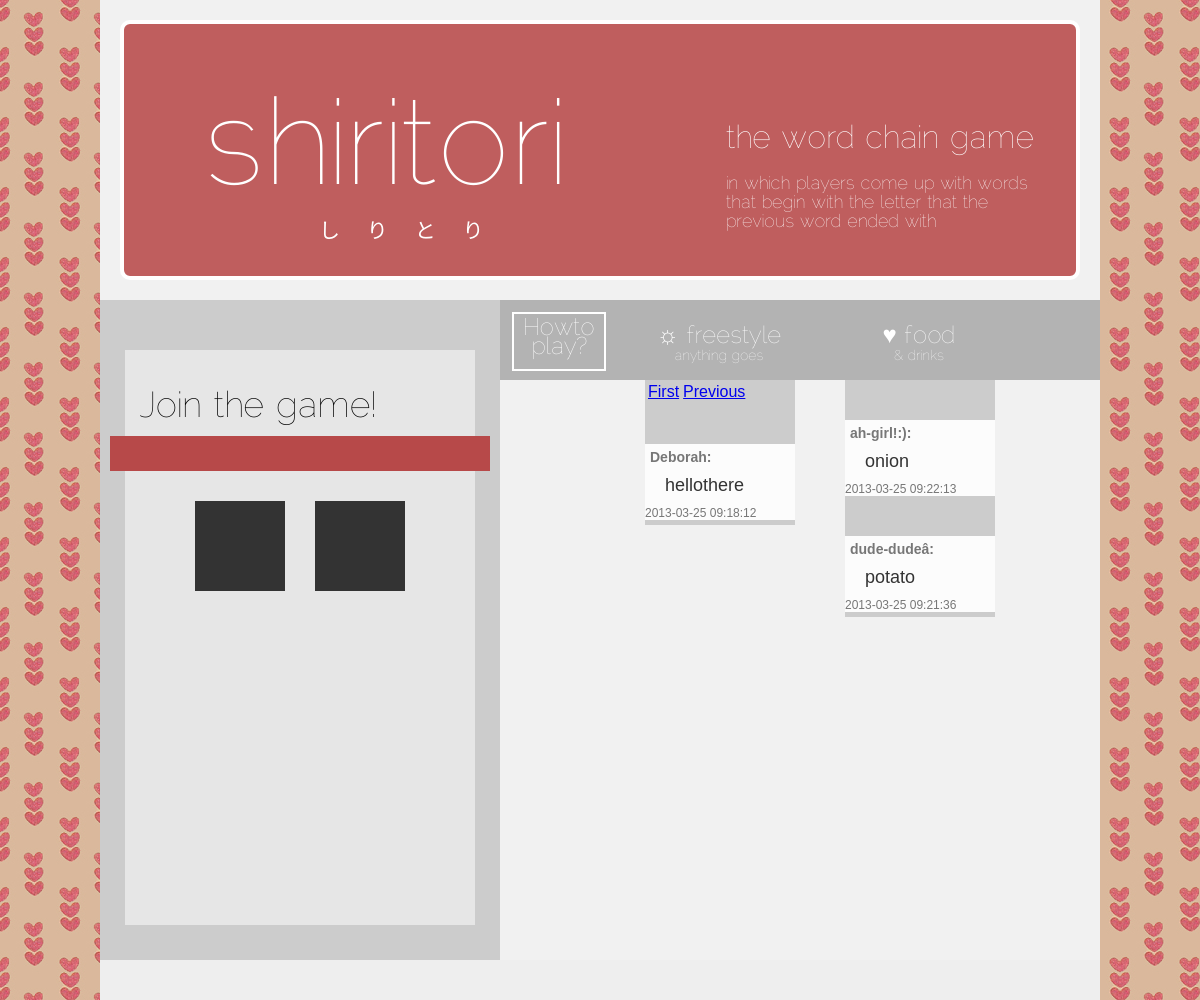
/index.php?pageNum_Recordset1=1&totalRows_Recordset1=4, run on the app's committed database.
### tables this page shows
CREATE TABLE IF NOT EXISTS `entry` (
  `id` int(11) NOT NULL AUTO_INCREMENT,
  `name` varchar(10) NOT NULL,
  `message` varchar(25) NOT NULL,
  `ctimestamp` timestamp NOT NULL DEFAULT CURRENT_TIMESTAMP ON UPDATE CURRENT_TIMESTAMP,
  `alphabet` char(1) DEFAULT NULL,
  PRIMARY KEY (`id`)
);

CREATE TABLE IF NOT EXISTS `entryfood` (
  `id` int(11) NOT NULL AUTO_INCREMENT,
  `name` varchar(10) NOT NULL,
  `message` varchar(25) NOT NULL,
  `ctimestamp` timestamp NOT NULL DEFAULT CURRENT_TIMESTAMP ON UPDATE CURRENT_TIMESTAMP,
  `alphabet` char(1) DEFAULT NULL,
  PRIMARY KEY (`id`)
);

### index.php (the view, shortened to what this page needs)
<?php require_once('Connections/debdeb.php'); ?>
<?php
$currentPage = $_SERVER["PHP_SELF"];
$maxRows_Recordset1 = 3;
$pageNum_Recordset1 = 0;
if (isset($_GET['pageNum_Recordset1'])) {
  $pageNum_Recordset1 = $_GET['pageNum_Recordset1'];
}
$startRow_Recordset1 = $pageNum_Recordset1 * $maxRows_Recordset1;
$query_Recordset1 = "SELECT * FROM entry ORDER BY id DESC";
$query_limit_Recordset1 = sprintf("%s LIMIT %d, %d", $query_Recordset1, $startRow_Recordset1, $maxRows_Recordset1);
$Recordset1 = mysql_query($query_limit_Recordset1, $debdeb) or die(mysql_error());
$row_Recordset1 = mysql_fetch_assoc($Recordset1);
if (isset($_GET['totalRows_Recordset1'])) {
  $totalRows_Recordset1 = $_GET['totalRows_Recordset1'];
} else {
  $all_Recordset1 = mysql_query($query_Recordset1);
  $totalRows_Recordset1 = mysql_num_rows($all_Recordset1);
}
$totalPages_Recordset1 = ceil($totalRows_Recordset1/$maxRows_Recordset1)-1;
$query_Recordset2 = "SELECT * FROM entryfood ORDER BY id DESC";
$Recordset2 = mysql_query($query_Recordset2, $debdeb) or die(mysql_error());
$row_Recordset2 = mysql_fetch_assoc($Recordset2);
$queryString_Recordset1 = "";
$queryString_Recordset1 = sprintf("&totalRows_Recordset1=%d%s", $totalRows_Recordset1, $queryString_Recordset1);
?>
<!DOCTYPE html PUBLIC "-//W3C//DTD XHTML 1.0 Transitional//EN" "http://www.w3.org/TR/xhtml1/DTD/xhtml1-transitional.dtd">
<html xmlns="http://www.w3.org/1999/xhtml">
<head>
<link href="mystyle.css" rel="stylesheet" type="text/css" />
</head>
<body>
<div id="container">
<div id="header">
    <div class="banner">
        <div class="title">shiritori
        <div class="subtitle">し  り  と  り</div></div>
        <div class="intro">
            <div style="font-size:32px;">the word chain game</div>
            <br />
            in which players come up with words
            that begin with the letter that the
            previous word ended with
        </div>
    </div>
</div>
<div id="maincontentleft">
    <div class="groups-header">
    	<div class="howto-pop">
			<div id="showoverlaybtn">Howto<br />play?</div>
        </div>
		<div class="header-free">
        <div class="size24">☼ freestyle</div>
			anything goes
        </div>
		<div class="header-food">
          <div class="size24">♥ food</div>
            & drinks
		</div>
    </div>
    <div class="group-free">
		<table border="0">
		<tr>
		<td><?php if ($pageNum_Recordset1 > 0) {  ?>
            <a href="<?php printf("%s?pageNum_Recordset1=%d%s", $currentPage, 0, $queryString_Recordset1); ?>">First</a>
            <?php }  ?></td>
        <td><?php if ($pageNum_Recordset1 > 0) {  ?>
            <a href="<?php printf("%s?pageNum_Recordset1=%d%s", $currentPage, max(0, $pageNum_Recordset1 - 1), $queryString_Recordset1); ?>">Previous</a>
            <?php }  ?></td>
        <td><?php if ($pageNum_Recordset1 < $totalPages_Recordset1) {  ?>
            <?php }  ?></td>
        <td><?php if ($pageNum_Recordset1 < $totalPages_Recordset1) {  ?>
            <?php }  ?></td>
		</tr>
		</table>
		<?php do { ?>
		<div class="entry-free">
            <div class="entry-free-name"><?php echo $row_Recordset1['name']; ?>:</div>
            <div class="entry-free-message"><?php echo $row_Recordset1['alphabet']; ?><?php echo $row_Recordset1['message']; ?></div>
            <div class="entry-free-time"><?php echo $row_Recordset1['ctimestamp']; ?></div>
		</div>
		<?php } while ($row_Recordset1 = mysql_fetch_assoc($Recordset1)); ?>
    </div>
    <div class="group-food">
		<?php do { ?>
		<div class="entry-food">
            <div class="entry-food-name"><?php echo $row_Recordset2['name']; ?>:</div>
            <div class="entry-food-message"><?php echo $row_Recordset2['alphabet']; ?><?php echo $row_Recordset2['message']; ?></div>
            <div class="entry-food-time"><?php echo $row_Recordset2['ctimestamp']; ?></div>
		</div>
		<?php } while ($row_Recordset2 = mysql_fetch_assoc($Recordset2)); ?>
	</div>
</div>
<div id="maincontentright">
	<div class="jointhegame">
		<div class="minititle">
        Join the game!
        </div>
		<div class="divider"></div>
	<div class="choose">
    <div class="grp1" style="margin-right:30px;" onclick="show('formone');hide('formtwo');"></div>
    <div class="grp1" onclick="show('formtwo');hide('formone');"></div>
    </div>
    </div>
    </div>
<div id="footer"></div>
</div>
</body>
</html>

### mystyle.css (style rules this page uses)
body { margin:auto 0; font-family:Arial, Helvetica, sans-serif; background-image:url(images/224.jpg); }
#container { margin:auto; width:1000px; background:#F1F1F1; }
#header { height:300px; }
#maincontentleft { float:right; width:600px; }
#maincontentright { float:left; width:400px; height:660px; background-color:#ccc; }
#footer { height:40px; background-color:#eee; }
.banner { float:left; width:952px; height:252px; border:4px solid #fff; border-radius:10px; margin:20px 20px; background-color:#BF5E5E; }
.title { float:left; font-family: 'RalewayThin'; font-size:120px; color:#fff; margin:70px 0 0 80px; letter-spacing:1px; width:350px; }
.subtitle { float:left; font-size:21px; text-align:center; margin:0 0 0 115px; letter-spacing:10px; }
.intro { float:right; width:310px; margin:100px 40px 35px 0; font-size:18px; font-family: 'RalewayThin'; color:#fff; }
.groups-header { height:80px; background-color:#B3B3B3; }
.header-free, .header-food { float:left; margin:22px 10px 0 40px; width:150px; text-align:center; font-family: 'RalewayThin'; font-size:14px; color:#fff; }
.size24 { font-size:24px; }
.group-free { float:left; width:150px; margin-left:145px; background-color:#CCCCCC; }
.group-food { float:left; width:150px; margin-left:50px; background-color:#CCCCCC; }
.entry-free, .entry-food { width:150px; height:auto; background-color:#FCFCFC; color:#333; margin-top:40px; }
.entry-free-name, .entry-food-name { float:left; margin:5px 0 0 5px; font-size:14px; font-weight:bold; width:140px; color:#777; }
.entry-free-message, .entry-food-message { float:left; margin:10px 0 10px 20px; word-wrap: break-word; font-size:18px; width:120px; }
.entry-free-time, .entry-food-time { font-size:12px; width:140px; margin:0 5px 5px 0; color:#777; }
.jointhegame { float:left; width:350px; background-color:#E6E6E6; margin:50px 25px 0 25px; height:575px; }
.minititle { font-size:36px; font-family: 'RalewayThin'; margin:40px 0 0 15px; }
.divider { width:380px; height:35px; background-color:#B74949; margin:10px 0 15px -15px; }
.choose { margin:30px 70px; width:210px; height:90px; }
.grp1 { float:left; width:90px; height:90px; background:#333; }
.howto-pop { float:left; width:92px; margin:12px 0 0 12px; background-color:#B3B3B3; }
#showoverlaybtn { width:90px; height:49px; border:2px solid #fff; cursor:pointer; font-size:24px; font-family: 'RalewayThin'; color:#fff; text-align:center; padding:6px 0 0 0 ; line-height:19px; }

### data on the page
entry: name "Deborah", message "hellothere", ctimestamp "2013-03-25 09:18:12"
entryfood: name "ah-girl!:)", alphabet "o", message "nion", ctimestamp "2013-03-25 09:22:13"
entryfood: name "dude-dudeâ", message "potato", ctimestamp "2013-03-25 09:21:36"
